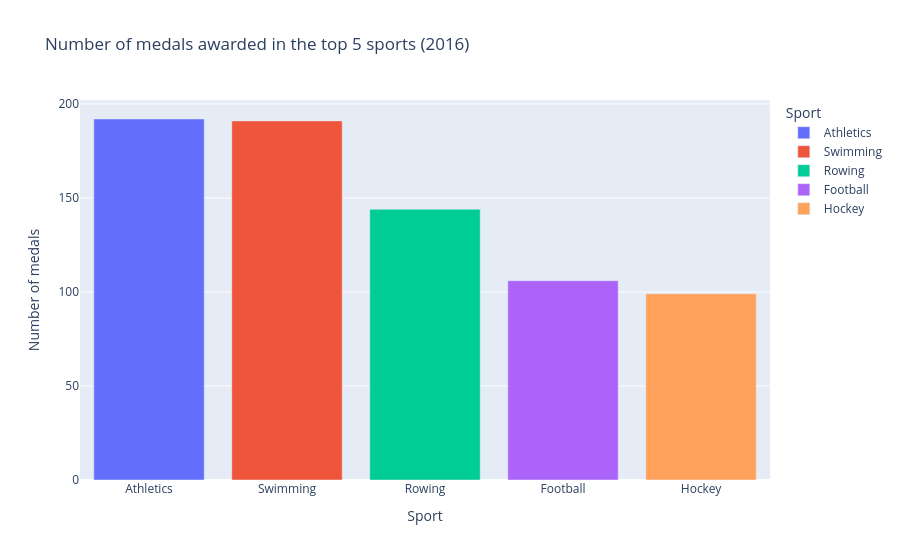
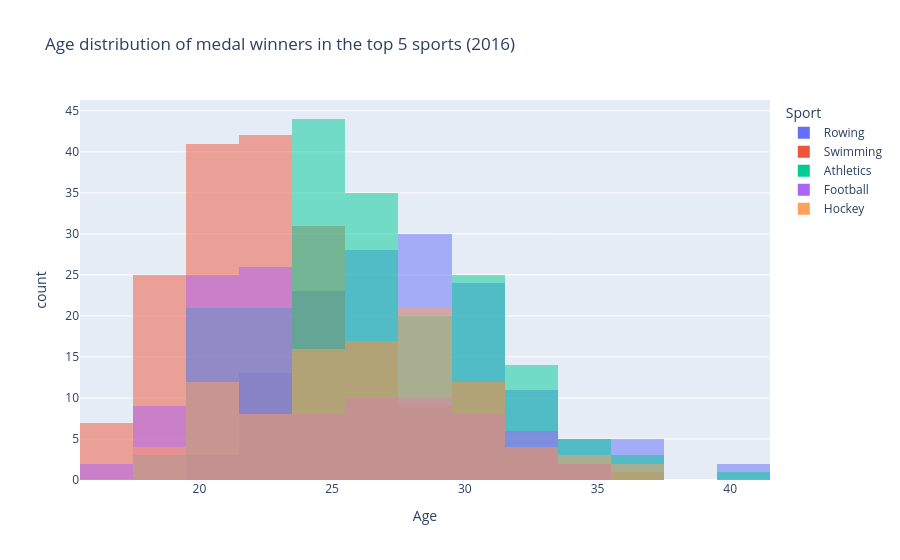
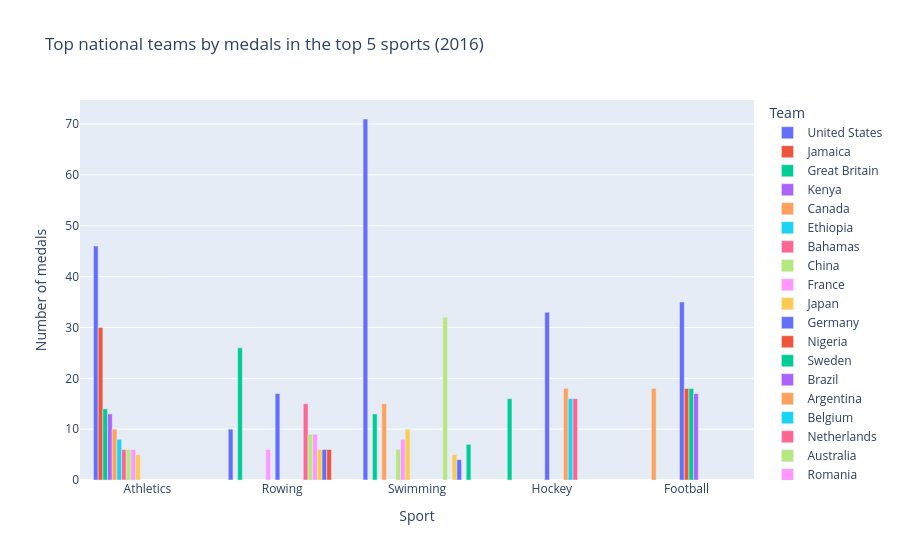
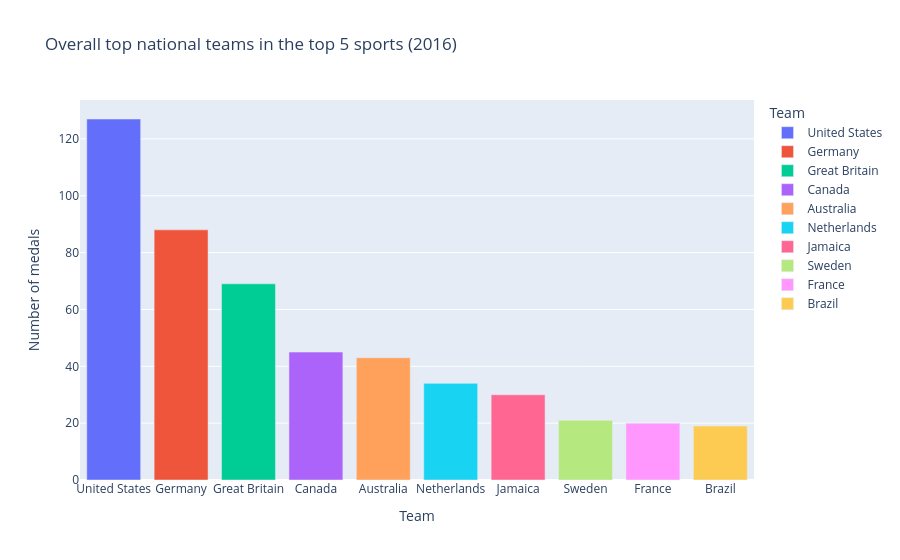

Source (notebook cell) for these figures, in order:
### Markdown cell above
# Activity 2: Analyzing Different Scenarios and Generating the Appropriate Visualization

We'll be working with the 120 years of Olympic History dataset acquired by Randi Griffin from https://www.sports-reference.com/ and made available on the GitHub repository of this book. Your assignment is to identify the top five sports based on the largest number of medals awarded in the year 2016, and then perform the following analysis:

1.  Generate a plot indicating the number of medals awarded in each of the top five sports in 2016.
2.  Plot a graph depicting the distribution of the age of medal winners in the top five sports in 2016.
3.  Find out which national teams won the largest number of medals in the top five sports in 2016.
4.  Observe the trend in the average weight of male and female athletes winning in the top five sports in 2016.

## High-Level Steps

1.  Download the dataset and format it as a pandas DataFrame.
2.  Filter the DataFrame to only include the rows corresponding to medal winners from 2016.
3.  Find out the medals awarded in 2016 for each sport.
4.  List the top five sports based on the largest number of medals awarded. Filter the DataFrame one more time to only include the records for the top five sports in 2016.
5.  Generate a bar plot of record counts corresponding to each of the top five sports.
6.  Generate a histogram for the Age feature of all medal winners in the top five sports (2016).
7.  Generate a bar plot indicating how many medals were won by each country's team in the top five sports in 2016.
8.  Generate a bar plot indicating the average weight of players, categorized based on gender, winning in the top five sports in 2016.

### Code cell
import pandas as pd
import numpy as np
import plotly.express as px
import plotly.graph_objects as go

# Display settings
pd.set_option("display.max_columns", None)

# Load the dataset
url = "https://raw.githubusercontent.com/TrainingByPackt/Interactive-Data-Visualization-with-Python/master/datasets/athlete_events.csv"
athletes_df = pd.read_csv(url)

print("Dataset shape:", athletes_df.shape)
display(athletes_df.head())

# Keep only medal winners in 2016
medals_2016 = athletes_df[(athletes_df["Year"] == 2016) & (athletes_df["Medal"].notna())].copy()
print("Rows for medal winners in 2016:", medals_2016.shape[0])

# Find the top 5 sports by number of medals awarded
sport_counts = medals_2016["Sport"].value_counts().sort_values(ascending=False)
top5_sports = sport_counts.head(5).index.tolist()
print("Top 5 sports in 2016 by medal count:")
print(sport_counts.head(5))

top5_df = medals_2016[medals_2016["Sport"].isin(top5_sports)].copy()

# -------------------------------------------------------------------
# 1) Bar plot: number of medals awarded in each of the top five sports
# -------------------------------------------------------------------
medals_per_sport = top5_df["Sport"].value_counts().reset_index()
medals_per_sport.columns = ["Sport", "Medal_Count"]

fig1 = px.bar(medals_per_sport,
              x="Sport", y="Medal_Count",
              color="Sport",
              title="Number of medals awarded in the top 5 sports (2016)",
              labels={"Medal_Count": "Number of medals", "Sport": "Sport"})
fig1.show()

# -------------------------------------------------------------------
# 2) Distribution of the age of medal winners in the top five sports
# -------------------------------------------------------------------
fig2 = px.histogram(top5_df, x="Age", color="Sport",
                    nbins=15, barmode="overlay", opacity=0.5,
                    title="Age distribution of medal winners in the top 5 sports (2016)",
                    labels={"Age": "Age", "count": "Count"})
fig2.show()

# Numerical summary for age
age_summary = (
    top5_df.groupby("Sport")["Age"]
    .agg(["count", "mean", "median", "min", "max"])
    .sort_values("count", ascending=False)
)
print("Age summary by sport:")
display(age_summary)

# -------------------------------------------------------------------
# 3) National teams with the largest number of medals
# -------------------------------------------------------------------
team_medals = (
    top5_df.groupby(["Sport", "Team"])
    .size()
    .reset_index(name="Medal_Count")
    .sort_values(["Sport", "Medal_Count"], ascending=[True, False])
)
top_teams_per_sport = team_medals.groupby("Sport").head(10)

fig3 = px.bar(top_teams_per_sport,
              x="Sport", y="Medal_Count", color="Team",
              barmode="group",
              title="Top national teams by medals in the top 5 sports (2016)",
              labels={"Medal_Count": "Number of medals", "Sport": "Sport"})
fig3.show()

print("Top teams per sport:")
display(top_teams_per_sport)

# Overall top national teams
overall_top_teams = (
    top5_df["Team"].value_counts().head(10)
    .rename_axis("Team").reset_index(name="Medal_Count")
)
print("Overall top teams across the top 5 sports:")
display(overall_top_teams)

fig4 = px.bar(overall_top_teams,
              x="Team", y="Medal_Count", color="Team",
              title="Overall top national teams in the top 5 sports (2016)",
              labels={"Medal_Count": "Number of medals", "Team": "Team"})
fig4.show()

# -------------------------------------------------------------------
# 4) Average weight of male and female athletes
# -------------------------------------------------------------------
weight_gender = (
    top5_df.dropna(subset=["Weight"])
    .groupby(["Sport", "Sex"])["Weight"]
    .mean()
    .reset_index()
    .sort_values(["Sport", "Sex"])
)

print("Average weight by sport and gender:")
display(weight_gender)

fig5 = px.bar(weight_gender,
              x="Sport", y="Weight", color="Sex",
              barmode="group",
              title="Average weight of medal winners by sport and gender (2016)",
              labels={"Weight": "Average weight (kg)", "Sport": "Sport", "Sex": "Gender"})
fig5.show()

# Short interpretation
print("\nShort interpretation:")
print("- The bar plot shows which sports generated the most medal-winning records in 2016.")
print("- The age histogram highlights the age ranges of medal winners across the top sports.")
print("- The team analysis shows which countries dominated these sports.")
print("- The final chart compares the average weight of male and female medal winners by sport.")

### Figure 1 — Plotly figure (JSON) as saved in the notebook; plotly's stock layout.template omitted (floating-point values rounded to 4 significant figures)
{"data": [{"hovertemplate": "Sport=%{x}<br>Number of medals=%{y}<extra></extra>", "legendgroup": "Athletics", "marker": {"color": "#636efa", "pattern": {"shape": ""}}, "name": "Athletics", "orientation": "v", "showlegend": true, "textposition": "auto", "type": "bar", "x": ["Athletics"], "xaxis": "x", "y": [192], "yaxis": "y"}, {"hovertemplate": "Sport=%{x}<br>Number of medals=%{y}<extra></extra>", "legendgroup": "Swimming", "marker": {"color": "#EF553B", "pattern": {"shape": ""}}, "name": "Swimming", "orientation": "v", "showlegend": true, "textposition": "auto", "type": "bar", "x": ["Swimming"], "xaxis": "x", "y": [191], "yaxis": "y"}, {"hovertemplate": "Sport=%{x}<br>Number of medals=%{y}<extra></extra>", "legendgroup": "Rowing", "marker": {"color": "#00cc96", "pattern": {"shape": ""}}, "name": "Rowing", "orientation": "v", "showlegend": true, "textposition": "auto", "type": "bar", "x": ["Rowing"], "xaxis": "x", "y": [144], "yaxis": "y"}, {"hovertemplate": "Sport=%{x}<br>Number of medals=%{y}<extra></extra>", "legendgroup": "Football", "marker": {"color": "#ab63fa", "pattern": {"shape": ""}}, "name": "Football", "orientation": "v", "showlegend": true, "textposition": "auto", "type": "bar", "x": ["Football"], "xaxis": "x", "y": [106], "yaxis": "y"}, {"hovertemplate": "Sport=%{x}<br>Number of medals=%{y}<extra></extra>", "legendgroup": "Hockey", "marker": {"color": "#FFA15A", "pattern": {"shape": ""}}, "name": "Hockey", "orientation": "v", "showlegend": true, "textposition": "auto", "type": "bar", "x": ["Hockey"], "xaxis": "x", "y": [99], "yaxis": "y"}], "layout": {"barmode": "relative", "legend": {"title": {"text": "Sport"}, "tracegroupgap": 0}, "title": {"text": "Number of medals awarded in the top 5 sports (2016)"}, "xaxis": {"anchor": "y", "categoryarray": ["Athletics", "Swimming", "Rowing", "Football", "Hockey"], "categoryorder": "array", "domain": [0, 1], "title": {"text": "Sport"}}, "yaxis": {"anchor": "x", "domain": [0, 1], "title": {"text": "Number of medals"}}}}

### Figure 2 — Plotly figure (JSON) as saved in the notebook; plotly's stock layout.template omitted (floating-point values rounded to 4 significant figures; data arrays with more than 128 entries replaced by an {"elided": "..."} marker saying what was removed)
{"data": [{"bingroup": "x", "hovertemplate": "Sport=Rowing<br>Age=%{x}<br>count=%{y}<extra></extra>", "legendgroup": "Rowing", "marker": {"color": "#636efa", "opacity": 0.5, "pattern": {"shape": ""}}, "name": "Rowing", "nbinsx": 15, "orientation": "v", "showlegend": true, "type": "histogram", "x": {"elided": "144 float values"}, "xaxis": "x", "yaxis": "y"}, {"bingroup": "x", "hovertemplate": "Sport=Swimming<br>Age=%{x}<br>count=%{y}<extra></extra>", "legendgroup": "Swimming", "marker": {"color": "#EF553B", "opacity": 0.5, "pattern": {"shape": ""}}, "name": "Swimming", "nbinsx": 15, "orientation": "v", "showlegend": true, "type": "histogram", "x": {"elided": "191 float values"}, "xaxis": "x", "yaxis": "y"}, {"bingroup": "x", "hovertemplate": "Sport=Athletics<br>Age=%{x}<br>count=%{y}<extra></extra>", "legendgroup": "Athletics", "marker": {"color": "#00cc96", "opacity": 0.5, "pattern": {"shape": ""}}, "name": "Athletics", "nbinsx": 15, "orientation": "v", "showlegend": true, "type": "histogram", "x": {"elided": "192 float values"}, "xaxis": "x", "yaxis": "y"}, {"bingroup": "x", "hovertemplate": "Sport=Football<br>Age=%{x}<br>count=%{y}<extra></extra>", "legendgroup": "Football", "marker": {"color": "#ab63fa", "opacity": 0.5, "pattern": {"shape": ""}}, "name": "Football", "nbinsx": 15, "orientation": "v", "showlegend": true, "type": "histogram", "x": [20.0, 30.0, 20.0, 23.0, 26.0, 27.0, 19.0, 33.0, 21.0, 21.0, 30.0, 30.0, 27.0, 27.0, 27.0, 20.0, 20.0, 20.0, 27.0, 19.0, 23.0, 21.0, 29.0, 22.0, 22.0, 22.0, 18.0, 20.0, 22.0, 23.0, 32.0, 18.0, 19.0, 19.0, 22.0, 21.0, 30.0, 21.0, 22.0, 26.0, 23.0, 25.0, 27.0, 26.0, 24.0, 28.0, 20.0, 31.0, 29.0, 30.0, 21.0, 22.0, 33.0, 23.0, 23.0, 20.0, 23.0, 24.0, 22.0, 32.0, 22.0, 20.0, 29.0, 31.0, 22.0, 24.0, 28.0, 27.0, 25.0, 21.0, 21.0, 20.0, 23.0, 28.0, 22.0, 22.0, 22.0, 17.0, 23.0, 21.0, 24.0, 32.0, 28.0, 25.0, 25.0, 29.0, 31.0, 21.0, 29.0, 23.0, 18.0, 33.0, 20.0, 34.0, 19.0, 21.0, 22.0, 17.0, 21.0, 19.0, 21.0, 28.0, 34.0, 21.0, 23.0, 22.0], "xaxis": "x", "yaxis": "y"}, {"bingroup": "x", "hovertemplate": "Sport=Hockey<br>Age=%{x}<br>count=%{y}<extra></extra>", "legendgroup": "Hockey", "marker": {"color": "#FFA15A", "opacity": 0.5, "pattern": {"shape": ""}}, "name": "Hockey", "nbinsx": 15, "orientation": "v", "showlegend": true, "type": "histogram", "x": [24.0, 24.0, 26.0, 28.0, 26.0, 28.0, 30.0, 29.0, 30.0, 28.0, 25.0, 30.0, 31.0, 27.0, 20.0, 26.0, 29.0, 26.0, 28.0, 24.0, 31.0, 34.0, 25.0, 23.0, 20.0, 26.0, 27.0, 26.0, 28.0, 19.0, 27.0, 30.0, 23.0, 30.0, 29.0, 26.0, 23.0, 27.0, 21.0, 31.0, 19.0, 24.0, 32.0, 22.0, 25.0, 27.0, 24.0, 24.0, 30.0, 24.0, 29.0, 24.0, 29.0, 19.0, 21.0, 29.0, 21.0, 34.0, 30.0, 23.0, 21.0, 27.0, 33.0, 31.0, 32.0, 34.0, 36.0, 31.0, 22.0, 28.0, 21.0, 19.0, 25.0, 20.0, 21.0, 22.0, 25.0, 27.0, 20.0, 28.0, 25.0, 28.0, 33.0, 24.0, 21.0, 26.0, 27.0, 28.0, 28.0, 28.0, 22.0, 29.0, 37.0, 25.0, 21.0, 26.0, 29.0, 28.0, 29.0], "xaxis": "x", "yaxis": "y"}], "layout": {"barmode": "overlay", "legend": {"title": {"text": "Sport"}, "tracegroupgap": 0}, "title": {"text": "Age distribution of medal winners in the top 5 sports (2016)"}, "xaxis": {"anchor": "y", "domain": [0, 1], "title": {"text": "Age"}}, "yaxis": {"anchor": "x", "domain": [0, 1], "title": {"text": "count"}}}}

### Figure 3 — Plotly figure (JSON) as saved in the notebook; plotly's stock layout.template omitted (floating-point values rounded to 4 significant figures)
{"data": [{"alignmentgroup": "True", "hovertemplate": "Team=United States<br>Sport=%{x}<br>Number of medals=%{y}<extra></extra>", "legendgroup": "United States", "marker": {"color": "#636efa", "pattern": {"shape": ""}}, "name": "United States", "offsetgroup": "United States", "orientation": "v", "showlegend": true, "textposition": "auto", "type": "bar", "x": ["Athletics", "Rowing", "Swimming"], "xaxis": "x", "y": [46, 10, 71], "yaxis": "y"}, {"alignmentgroup": "True", "hovertemplate": "Team=Jamaica<br>Sport=%{x}<br>Number of medals=%{y}<extra></extra>", "legendgroup": "Jamaica", "marker": {"color": "#EF553B", "pattern": {"shape": ""}}, "name": "Jamaica", "offsetgroup": "Jamaica", "orientation": "v", "showlegend": true, "textposition": "auto", "type": "bar", "x": ["Athletics"], "xaxis": "x", "y": [30], "yaxis": "y"}, {"alignmentgroup": "True", "hovertemplate": "Team=Great Britain<br>Sport=%{x}<br>Number of medals=%{y}<extra></extra>", "legendgroup": "Great Britain", "marker": {"color": "#00cc96", "pattern": {"shape": ""}}, "name": "Great Britain", "offsetgroup": "Great Britain", "orientation": "v", "showlegend": true, "textposition": "auto", "type": "bar", "x": ["Athletics", "Hockey", "Rowing", "Swimming"], "xaxis": "x", "y": [14, 16, 26, 13], "yaxis": "y"}, {"alignmentgroup": "True", "hovertemplate": "Team=Kenya<br>Sport=%{x}<br>Number of medals=%{y}<extra></extra>", "legendgroup": "Kenya", "marker": {"color": "#ab63fa", "pattern": {"shape": ""}}, "name": "Kenya", "offsetgroup": "Kenya", "orientation": "v", "showlegend": true, "textposition": "auto", "type": "bar", "x": ["Athletics"], "xaxis": "x", "y": [13], "yaxis": "y"}, {"alignmentgroup": "True", "hovertemplate": "Team=Canada<br>Sport=%{x}<br>Number of medals=%{y}<extra></extra>", "legendgroup": "Canada", "marker": {"color": "#FFA15A", "pattern": {"shape": ""}}, "name": "Canada", "offsetgroup": "Canada", "orientation": "v", "showlegend": true, "textposition": "auto", "type": "bar", "x": ["Athletics", "Football", "Swimming"], "xaxis": "x", "y": [10, 18, 15], "yaxis": "y"}, {"alignmentgroup": "True", "hovertemplate": "Team=Ethiopia<br>Sport=%{x}<br>Number of medals=%{y}<extra></extra>", "legendgroup": "Ethiopia", "marker": {"color": "#19d3f3", "pattern": {"shape": ""}}, "name": "Ethiopia", "offsetgroup": "Ethiopia", "orientation": "v", "showlegend": true, "textposition": "auto", "type": "bar", "x": ["Athletics"], "xaxis": "x", "y": [8], "yaxis": "y"}, {"alignmentgroup": "True", "hovertemplate": "Team=Bahamas<br>Sport=%{x}<br>Number of medals=%{y}<extra></extra>", "legendgroup": "Bahamas", "marker": {"color": "#FF6692", "pattern": {"shape": ""}}, "name": "Bahamas", "offsetgroup": "Bahamas", "orientation": "v", "showlegend": true, "textposition": "auto", "type": "bar", "x": ["Athletics"], "xaxis": "x", "y": [6], "yaxis": "y"}, {"alignmentgroup": "True", "hovertemplate": "Team=China<br>Sport=%{x}<br>Number of medals=%{y}<extra></extra>", "legendgroup": "China", "marker": {"color": "#B6E880", "pattern": {"shape": ""}}, "name": "China", "offsetgroup": "China", "orientation": "v", "showlegend": true, "textposition": "auto", "type": "bar", "x": ["Athletics", "Swimming"], "xaxis": "x", "y": [6, 6], "yaxis": "y"}, {"alignmentgroup": "True", "hovertemplate": "Team=France<br>Sport=%{x}<br>Number of medals=%{y}<extra></extra>", "legendgroup": "France", "marker": {"color": "#FF97FF", "pattern": {"shape": ""}}, "name": "France", "offsetgroup": "France", "orientation": "v", "showlegend": true, "textposition": "auto", "type": "bar", "x": ["Athletics", "Rowing", "Swimming"], "xaxis": "x", "y": [6, 6, 8], "yaxis": "y"}, {"alignmentgroup": "True", "hovertemplate": "Team=Japan<br>Sport=%{x}<br>Number of medals=%{y}<extra></extra>", "legendgroup": "Japan", "marker": {"color": "#FECB52", "pattern": {"shape": ""}}, "name": "Japan", "offsetgroup": "Japan", "orientation": "v", "showlegend": true, "textposition": "auto", "type": "bar", "x": ["Athletics", "Swimming"], "xaxis": "x", "y": [5, 10], "yaxis": "y"}, {"alignmentgroup": "True", "hovertemplate": "Team=Germany<br>Sport=%{x}<br>Number of medals=%{y}<extra></extra>", "legendgroup": "Germany", "marker": {"color": "#636efa", "pattern": {"shape": ""}}, "name": "Germany", "offsetgroup": "Germany", "orientation": "v", "showlegend": true, "textposition": "auto", "type": "bar", "x": ["Football", "Hockey", "Rowing"], "xaxis": "x", "y": [35, 33, 17], "yaxis": "y"}, {"alignmentgroup": "True", "hovertemplate": "Team=Nigeria<br>Sport=%{x}<br>Number of medals=%{y}<extra></extra>", "legendgroup": "Nigeria", "marker": {"color": "#EF553B", "pattern": {"shape": ""}}, "name": "Nigeria", "offsetgroup": "Nigeria", "orientation": "v", "showlegend": true, "textposition": "auto", "type": "bar", "x": ["Football"], "xaxis": "x", "y": [18], "yaxis": "y"}, {"alignmentgroup": "True", "hovertemplate": "Team=Sweden<br>Sport=%{x}<br>Number of medals=%{y}<extra></extra>", "legendgroup": "Sweden", "marker": {"color": "#00cc96", "pattern": {"shape": ""}}, "name": "Sweden", "offsetgroup": "Sweden", "orientation": "v", "showlegend": true, "textposition": "auto", "type": "bar", "x": ["Football"], "xaxis": "x", "y": [18], "yaxis": "y"}, {"alignmentgroup": "True", "hovertemplate": "Team=Brazil<br>Sport=%{x}<br>Number of medals=%{y}<extra></extra>", "legendgroup": "Brazil", "marker": {"color": "#ab63fa", "pattern": {"shape": ""}}, "name": "Brazil", "offsetgroup": "Brazil", "orientation": "v", "showlegend": true, "textposition": "auto", "type": "bar", "x": ["Football"], "xaxis": "x", "y": [17], "yaxis": "y"}, {"alignmentgroup": "True", "hovertemplate": "Team=Argentina<br>Sport=%{x}<br>Number of medals=%{y}<extra></extra>", "legendgroup": "Argentina", "marker": {"color": "#FFA15A", "pattern": {"shape": ""}}, "name": "Argentina", "offsetgroup": "Argentina", "orientation": "v", "showlegend": true, "textposition": "auto", "type": "bar", "x": ["Hockey"], "xaxis": "x", "y": [18], "yaxis": "y"}, {"alignmentgroup": "True", "hovertemplate": "Team=Belgium<br>Sport=%{x}<br>Number of medals=%{y}<extra></extra>", "legendgroup": "Belgium", "marker": {"color": "#19d3f3", "pattern": {"shape": ""}}, "name": "Belgium", "offsetgroup": "Belgium", "orientation": "v", "showlegend": true, "textposition": "auto", "type": "bar", "x": ["Hockey"], "xaxis": "x", "y": [16], "yaxis": "y"}, {"alignmentgroup": "True", "hovertemplate": "Team=Netherlands<br>Sport=%{x}<br>Number of medals=%{y}<extra></extra>", "legendgroup": "Netherlands", "marker": {"color": "#FF6692", "pattern": {"shape": ""}}, "name": "Netherlands", "offsetgroup": "Netherlands", "orientation": "v", "showlegend": true, "textposition": "auto", "type": "bar", "x": ["Hockey", "Rowing"], "xaxis": "x", "y": [16, 15], "yaxis": "y"}, {"alignmentgroup": "True", "hovertemplate": "Team=Australia<br>Sport=%{x}<br>Number of medals=%{y}<extra></extra>", "legendgroup": "Australia", "marker": {"color": "#B6E880", "pattern": {"shape": ""}}, "name": "Australia", "offsetgroup": "Australia", "orientation": "v", "showlegend": true, "textposition": "auto", "type": "bar", "x": ["Rowing", "Swimming"], "xaxis": "x", "y": [9, 32], "yaxis": "y"}, {"alignmentgroup": "True", "hovertemplate": "Team=Romania<br>Sport=%{x}<br>Number of medals=%{y}<extra></extra>", "legendgroup": "Romania", "marker": {"color": "#FF97FF", "pattern": {"shape": ""}}, "name": "Romania", "offsetgroup": "Romania", "orientation": "v", "showlegend": true, "textposition": "auto", "type": "bar", "x": ["Rowing"], "xaxis": "x", "y": [9], "yaxis": "y"}, {"alignmentgroup": "True", "hovertemplate": "Team=Denmark<br>Sport=%{x}<br>Number of medals=%{y}<extra></extra>", "legendgroup": "Denmark", "marker": {"color": "#FECB52", "pattern": {"shape": ""}}, "name": "Denmark", "offsetgroup": "Denmark", "orientation": "v", "showlegend": true, "textposition": "auto", "type": "bar", "x": ["Rowing", "Swimming"], "xaxis": "x", "y": [6, 5], "yaxis": "y"}, {"alignmentgroup": "True", "hovertemplate": "Team=Italy<br>Sport=%{x}<br>Number of medals=%{y}<extra></extra>", "legendgroup": "Italy", "marker": {"color": "#636efa", "pattern": {"shape": ""}}, "name": "Italy", "offsetgroup": "Italy", "orientation": "v", "showlegend": true, "textposition": "auto", "type": "bar", "x": ["Rowing", "Swimming"], "xaxis": "x", "y": [6, 4], "yaxis": "y"}, {"alignmentgroup": "True", "hovertemplate": "Team=Poland<br>Sport=%{x}<br>Number of medals=%{y}<extra></extra>", "legendgroup": "Poland", "marker": {"color": "#EF553B", "pattern": {"shape": ""}}, "name": "Poland", "offsetgroup": "Poland", "orientation": "v", "showlegend": true, "textposition": "auto", "type": "bar", "x": ["Rowing"], "xaxis": "x", "y": [6], "yaxis": "y"}, {"alignmentgroup": "True", "hovertemplate": "Team=Hungary<br>Sport=%{x}<br>Number of medals=%{y}<extra></extra>", "legendgroup": "Hungary", "marker": {"color": "#00cc96", "pattern": {"shape": ""}}, "name": "Hungary", "offsetgroup": "Hungary", "orientation": "v", "showlegend": true, "textposition": "auto", "type": "bar", "x": ["Swimming"], "xaxis": "x", "y": [7], "yaxis": "y"}], "layout": {"barmode": "group", "legend": {"title": {"text": "Team"}, "tracegroupgap": 0}, "title": {"text": "Top national teams by medals in the top 5 sports (2016)"}, "xaxis": {"anchor": "y", "domain": [0, 1], "title": {"text": "Sport"}}, "yaxis": {"anchor": "x", "domain": [0, 1], "title": {"text": "Number of medals"}}}}

### Figure 4 — Plotly figure (JSON) as saved in the notebook; plotly's stock layout.template omitted (floating-point values rounded to 4 significant figures)
{"data": [{"hovertemplate": "Team=%{x}<br>Number of medals=%{y}<extra></extra>", "legendgroup": "United States", "marker": {"color": "#636efa", "pattern": {"shape": ""}}, "name": "United States", "orientation": "v", "showlegend": true, "textposition": "auto", "type": "bar", "x": ["United States"], "xaxis": "x", "y": [127], "yaxis": "y"}, {"hovertemplate": "Team=%{x}<br>Number of medals=%{y}<extra></extra>", "legendgroup": "Germany", "marker": {"color": "#EF553B", "pattern": {"shape": ""}}, "name": "Germany", "orientation": "v", "showlegend": true, "textposition": "auto", "type": "bar", "x": ["Germany"], "xaxis": "x", "y": [88], "yaxis": "y"}, {"hovertemplate": "Team=%{x}<br>Number of medals=%{y}<extra></extra>", "legendgroup": "Great Britain", "marker": {"color": "#00cc96", "pattern": {"shape": ""}}, "name": "Great Britain", "orientation": "v", "showlegend": true, "textposition": "auto", "type": "bar", "x": ["Great Britain"], "xaxis": "x", "y": [69], "yaxis": "y"}, {"hovertemplate": "Team=%{x}<br>Number of medals=%{y}<extra></extra>", "legendgroup": "Canada", "marker": {"color": "#ab63fa", "pattern": {"shape": ""}}, "name": "Canada", "orientation": "v", "showlegend": true, "textposition": "auto", "type": "bar", "x": ["Canada"], "xaxis": "x", "y": [45], "yaxis": "y"}, {"hovertemplate": "Team=%{x}<br>Number of medals=%{y}<extra></extra>", "legendgroup": "Australia", "marker": {"color": "#FFA15A", "pattern": {"shape": ""}}, "name": "Australia", "orientation": "v", "showlegend": true, "textposition": "auto", "type": "bar", "x": ["Australia"], "xaxis": "x", "y": [43], "yaxis": "y"}, {"hovertemplate": "Team=%{x}<br>Number of medals=%{y}<extra></extra>", "legendgroup": "Netherlands", "marker": {"color": "#19d3f3", "pattern": {"shape": ""}}, "name": "Netherlands", "orientation": "v", "showlegend": true, "textposition": "auto", "type": "bar", "x": ["Netherlands"], "xaxis": "x", "y": [34], "yaxis": "y"}, {"hovertemplate": "Team=%{x}<br>Number of medals=%{y}<extra></extra>", "legendgroup": "Jamaica", "marker": {"color": "#FF6692", "pattern": {"shape": ""}}, "name": "Jamaica", "orientation": "v", "showlegend": true, "textposition": "auto", "type": "bar", "x": ["Jamaica"], "xaxis": "x", "y": [30], "yaxis": "y"}, {"hovertemplate": "Team=%{x}<br>Number of medals=%{y}<extra></extra>", "legendgroup": "Sweden", "marker": {"color": "#B6E880", "pattern": {"shape": ""}}, "name": "Sweden", "orientation": "v", "showlegend": true, "textposition": "auto", "type": "bar", "x": ["Sweden"], "xaxis": "x", "y": [21], "yaxis": "y"}, {"hovertemplate": "Team=%{x}<br>Number of medals=%{y}<extra></extra>", "legendgroup": "France", "marker": {"color": "#FF97FF", "pattern": {"shape": ""}}, "name": "France", "orientation": "v", "showlegend": true, "textposition": "auto", "type": "bar", "x": ["France"], "xaxis": "x", "y": [20], "yaxis": "y"}, {"hovertemplate": "Team=%{x}<br>Number of medals=%{y}<extra></extra>", "legendgroup": "Brazil", "marker": {"color": "#FECB52", "pattern": {"shape": ""}}, "name": "Brazil", "orientation": "v", "showlegend": true, "textposition": "auto", "type": "bar", "x": ["Brazil"], "xaxis": "x", "y": [19], "yaxis": "y"}], "layout": {"barmode": "relative", "legend": {"title": {"text": "Team"}, "tracegroupgap": 0}, "title": {"text": "Overall top national teams in the top 5 sports (2016)"}, "xaxis": {"anchor": "y", "categoryarray": ["United States", "Germany", "Great Britain", "Canada", "Australia", "Netherlands", "Jamaica", "Sweden", "France", "Brazil"], "categoryorder": "array", "domain": [0, 1], "title": {"text": "Team"}}, "yaxis": {"anchor": "x", "domain": [0, 1], "title": {"text": "Number of medals"}}}}
